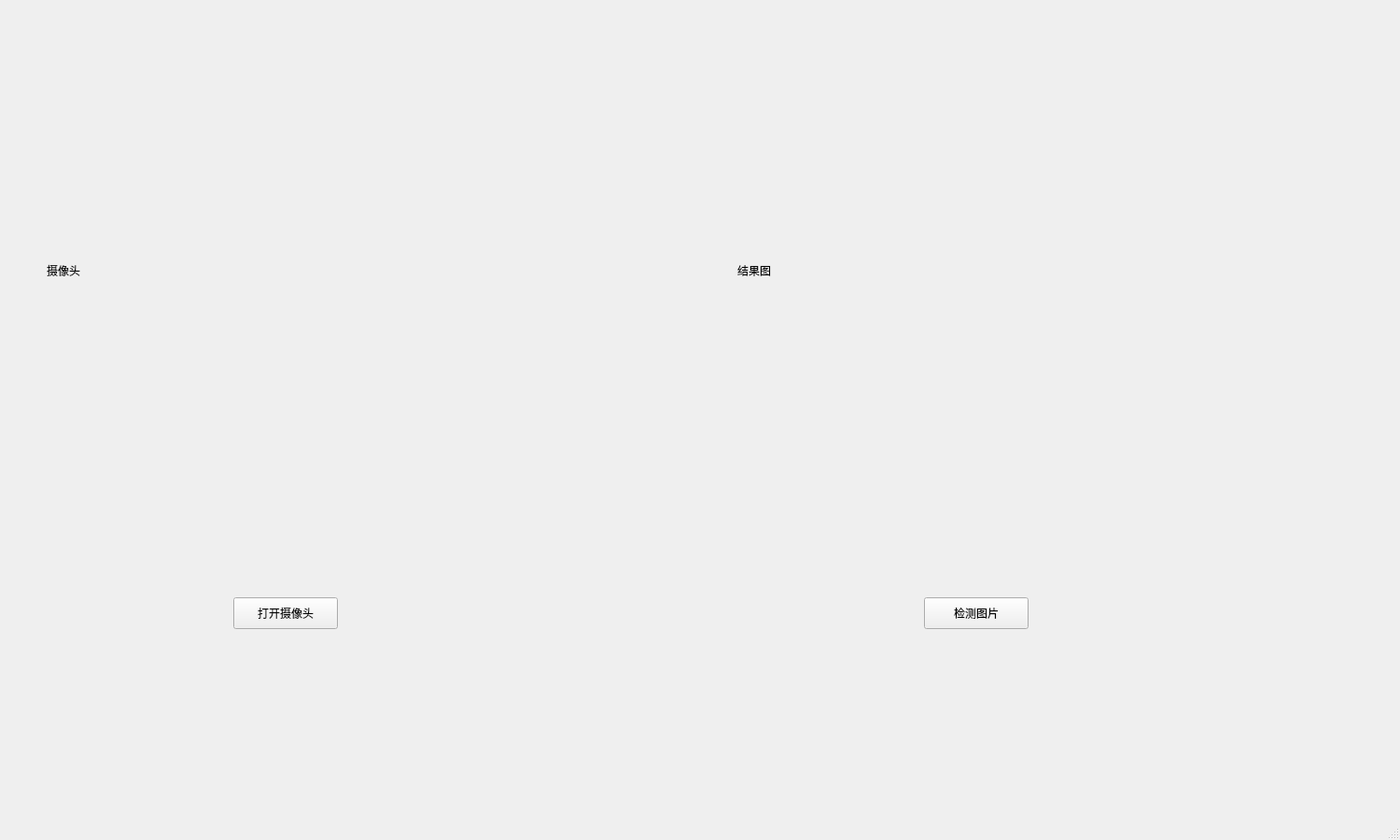
<?xml version="1.0" encoding="UTF-8"?>
<ui version="4.0">
 <class>MainWindow</class>
 <widget class="QMainWindow" name="MainWindow">
  <property name="geometry">
   <rect>
    <x>0</x>
    <y>0</y>
    <width>1500</width>
    <height>900</height>
   </rect>
  </property>
  <property name="windowTitle">
   <string>MainWindow</string>
  </property>
  <widget class="QWidget" name="centralwidget">
   <widget class="QLabel" name="labelCamera">
    <property name="geometry">
     <rect>
      <x>50</x>
      <y>50</y>
      <width>640</width>
      <height>480</height>
     </rect>
    </property>
    <property name="text">
     <string>摄像头</string>
    </property>
   </widget>
   <widget class="QLabel" name="labelResult">
    <property name="geometry">
     <rect>
      <x>790</x>
      <y>50</y>
      <width>640</width>
      <height>480</height>
     </rect>
    </property>
    <property name="text">
     <string>结果图</string>
    </property>
   </widget>
   <widget class="QPushButton" name="pushButtonOpenCamera">
    <property name="geometry">
     <rect>
      <x>250</x>
      <y>640</y>
      <width>112</width>
      <height>34</height>
     </rect>
    </property>
    <property name="text">
     <string>打开摄像头</string>
    </property>
   </widget>
   <widget class="QPushButton" name="pushButtonDetect">
    <property name="geometry">
     <rect>
      <x>990</x>
      <y>640</y>
      <width>112</width>
      <height>34</height>
     </rect>
    </property>
    <property name="text">
     <string>检测图片</string>
    </property>
   </widget>
  </widget>
  <widget class="QMenuBar" name="menubar">
   <property name="geometry">
    <rect>
     <x>0</x>
     <y>0</y>
     <width>1500</width>
     <height>30</height>
    </rect>
   </property>
  </widget>
  <widget class="QStatusBar" name="statusbar"/>
 </widget>
 <resources/>
 <connections>
  <connection>
   <sender>pushButtonOpenCamera</sender>
   <signal>clicked()</signal>
   <receiver>MainWindow</receiver>
   <slot>btnOpenCamera_Clicked()</slot>
   <hints>
    <hint type="sourcelabel">
     <x>361</x>
     <y>703</y>
    </hint>
    <hint type="destinationlabel">
     <x>337</x>
     <y>420</y>
    </hint>
   </hints>
  </connection>
  <connection>
   <sender>pushButtonDetect</sender>
   <signal>clicked()</signal>
   <receiver>MainWindow</receiver>
   <slot>btnDetect_Clicked()</slot>
   <hints>
    <hint type="sourcelabel">
     <x>1098</x>
     <y>703</y>
    </hint>
    <hint type="destinationlabel">
     <x>742</x>
     <y>417</y>
    </hint>
   </hints>
  </connection>
 </connections>
 <slots>
  <slot>btnOpenCamera_Clicked()</slot>
  <slot>btnDetect_Clicked()</slot>
 </slots>
</ui>
